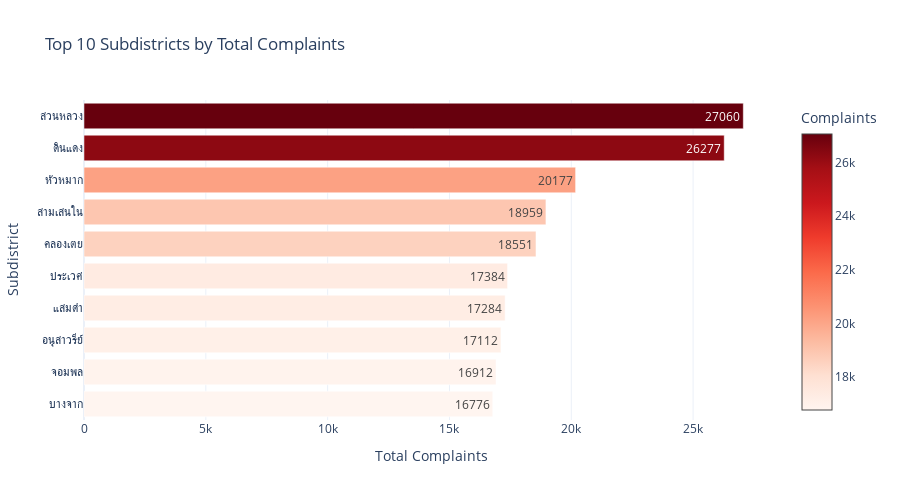

This figure's notebook cell:
### Markdown cell above
### Graph Visualization 1: Top 10 Subdistricts by Total Complaints

### Code cell
# Calculate total complaints by subdistrict
subdistrict_totals = daily_data[target_cols].sum(axis=1).groupby(daily_data['subdistrict']).sum()
top_10_subdistricts = subdistrict_totals.nlargest(10).sort_values()

# Create horizontal bar chart
fig = go.Figure(go.Bar(
    x=top_10_subdistricts.values,
    y=top_10_subdistricts.index,
    orientation='h',
    marker=dict(
        color=top_10_subdistricts.values,
        colorscale='Reds',
        showscale=True,
        colorbar=dict(title="Complaints")
    ),
    text=top_10_subdistricts.values,
    textposition='auto',
))

fig.update_layout(
    title='Top 10 Subdistricts by Total Complaints',
    xaxis_title='Total Complaints',
    yaxis_title='Subdistrict',
    height=500,
    template='plotly_white'
)

fig.show()

### Figure 1 — Plotly figure (JSON) as saved in the notebook; plotly's stock layout.template omitted (floating-point values rounded to 4 significant figures)
{"data": [{"marker": {"color": [16776, 16912, 17112, 17284, 17384, 18551, 18959, 20177, 26277, 27060], "colorbar": {"title": {"text": "Complaints"}}, "colorscale": [[0, "rgb(255,245,240)"], [0.125, "rgb(254,224,210)"], [0.25, "rgb(252,187,161)"], [0.375, "rgb(252,146,114)"], [0.5, "rgb(251,106,74)"], [0.625, "rgb(239,59,44)"], [0.75, "rgb(203,24,29)"], [0.875, "rgb(165,15,21)"], [1, "rgb(103,0,13)"]], "showscale": true}, "orientation": "h", "text": [16780.0, 16910.0, 17110.0, 17280.0, 17380.0, 18550.0, 18960.0, 20180.0, 26280.0, 27060.0], "textposition": "auto", "type": "bar", "x": [16776, 16912, 17112, 17284, 17384, 18551, 18959, 20177, 26277, 27060], "y": ["บางจาก", "จอมพล", "อนุสาวรีย์", "แสมดำ", "ประเวศ", "คลองเตย", "สามเสนใน", "หัวหมาก", "ดินแดง", "สวนหลวง"]}], "layout": {"height": 500, "title": {"text": "Top 10 Subdistricts by Total Complaints"}, "xaxis": {"title": {"text": "Total Complaints"}}, "yaxis": {"title": {"text": "Subdistrict"}}}}
